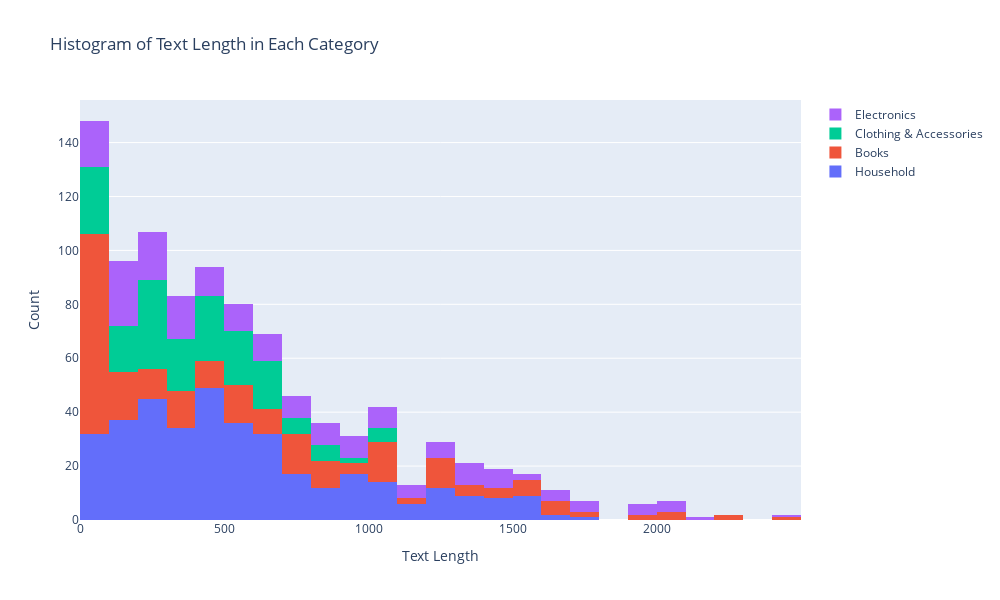

The cell this chart's notebook holds for it:
### Code cell
# Create a histogram for each category
fig = go.Figure()
for category in categories:
    fig.add_trace(go.Histogram(x=df_clean[df_clean['label'] == category]['text_length'], 
                               name=category))

# Update layout for better visualization
fig.update_layout(barmode='stack',
                  xaxis_title='Text Length',
                  yaxis_title='Count',
                  title='Histogram of Text Length in Each Category',
                  autosize=False,
                  width=1000,
                  height=600)

fig.show()

### Figure 1 — Plotly figure (JSON) as saved in the notebook; plotly's stock layout.template omitted (floating-point values rounded to 4 significant figures; data arrays with more than 128 entries replaced by an {"elided": "..."} marker saying what was removed)
{"data": [{"name": "Household", "type": "histogram", "x": {"elided": "372 int values"}}, {"name": "Books", "type": "histogram", "x": {"elided": "236 int values"}}, {"name": "Clothing & Accessories", "type": "histogram", "x": {"elided": "175 int values"}}, {"name": "Electronics", "type": "histogram", "x": {"elided": "184 int values"}}], "layout": {"autosize": false, "barmode": "stack", "height": 600, "title": {"text": "Histogram of Text Length in Each Category"}, "width": 1000, "xaxis": {"title": {"text": "Text Length"}}, "yaxis": {"title": {"text": "Count"}}}}
